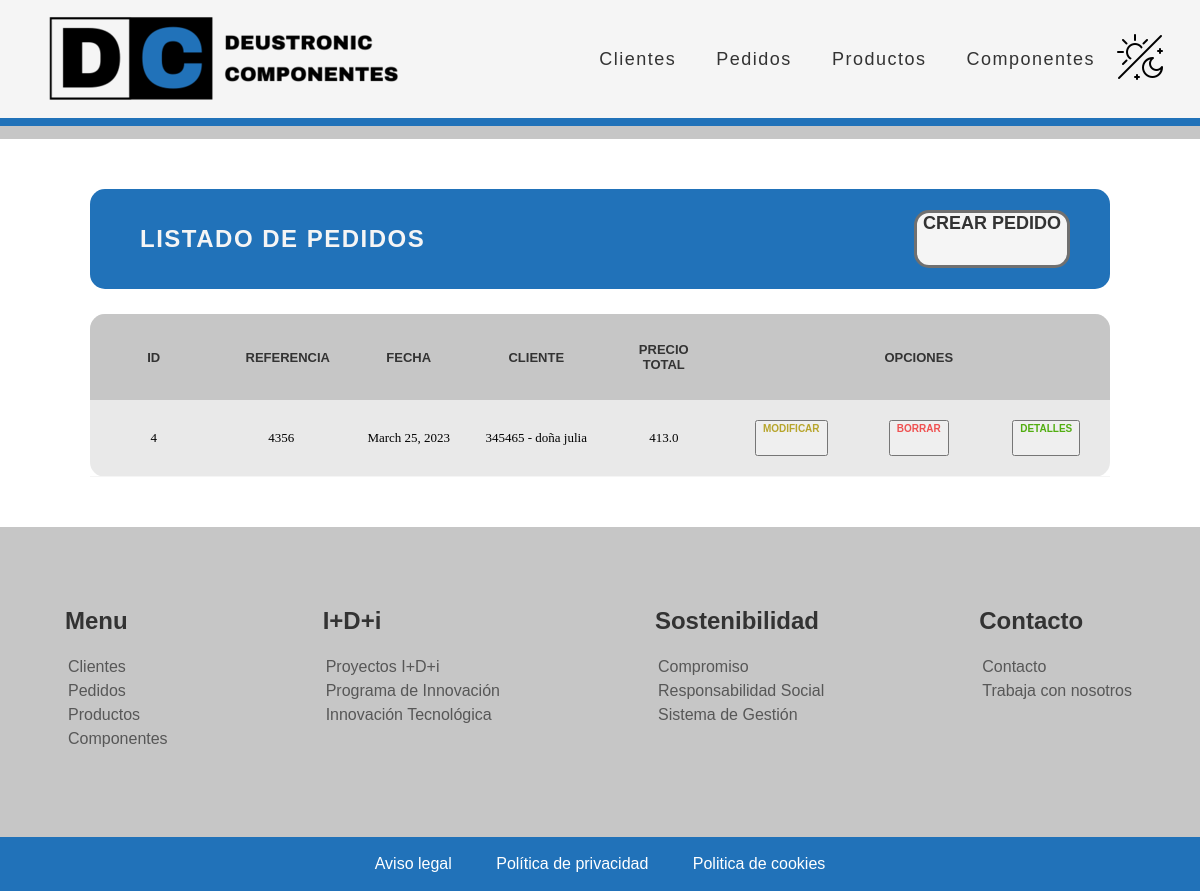
Page /appGestionPedidos/pedido/list on the earlier database version.
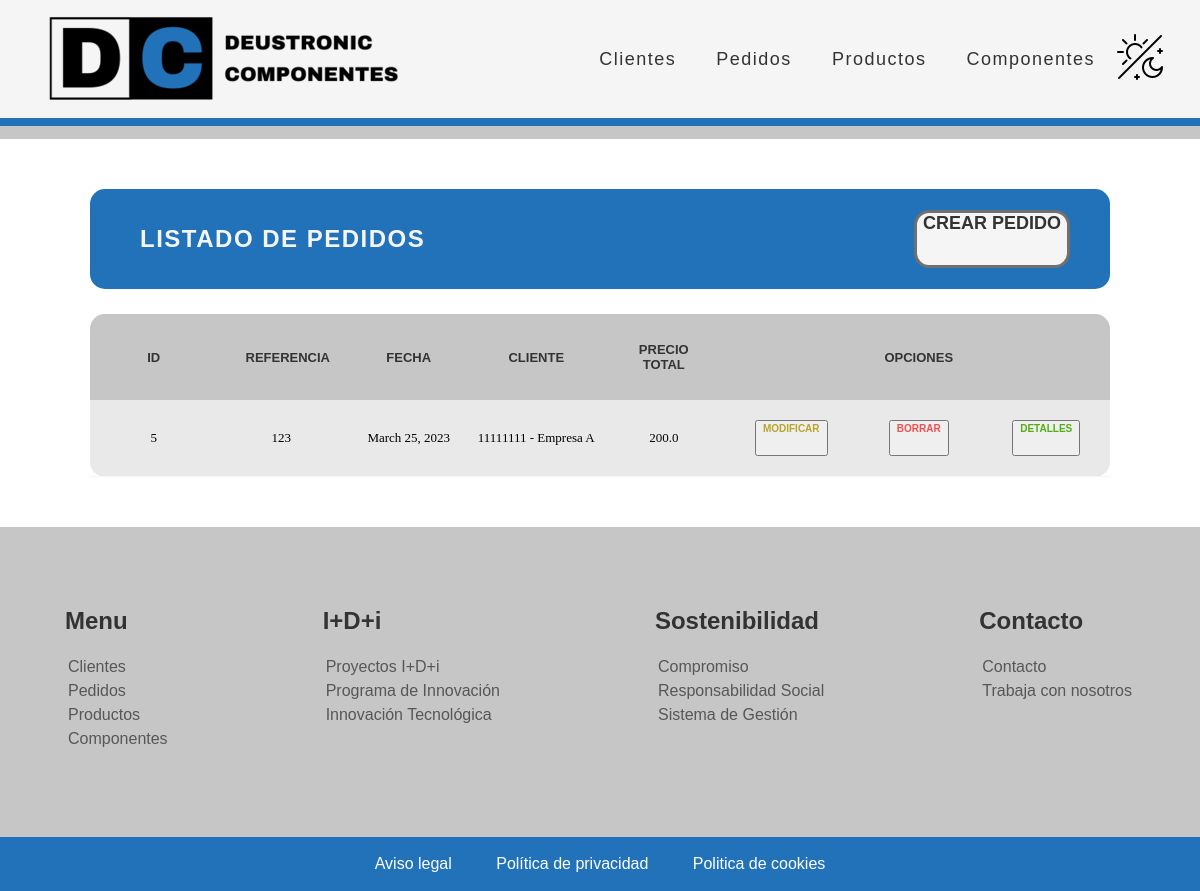
Same page on the later database version.
### appGestionPedidos/models.py (models this page shows, shortened)
class Pedido(models.Model):
    referencia = models.IntegerField(unique=True)
    producto = models.ManyToManyField(Producto, through="ProductoPedido")
    fecha = models.DateField()
    cliente = models.ForeignKey(Cliente, on_delete=models.CASCADE)
    precioTotal = models.FloatField(blank=True, null=True, validators=[MinValueValidator(0.01)])

class Cliente(models.Model):
    CIF = models.CharField(max_length=9, unique=True, validators=[MinLengthValidator(9)])
    nombreEmpresa = models.CharField(max_length=16)
    direccion = models.CharField(max_length=60)
    datosContacto = models.CharField(max_length=60, validators=[MinLengthValidator(9)])
    email = models.EmailField(max_length=254)
    def __str__(self):
       return f"{self.CIF} - {self.nombreEmpresa}"

### appGestionPedidos/views.py (the view)
# urls.py: path('pedido/list', views.PedidoListView.as_view(), name='pedido'),
class PedidoListView(ListView):
    model = Pedido
    paginate_by = 4

### appGestionPedidos/templates/appGestionPedidos/pedido_list.html (shortened to what this page needs)
{% extends "base.html" %}
{% load static %}
{% block contenido %}
<div class="main_container">
    <div class="main_title_container">
        <div class="main_title">
            <h2>LISTADO DE PEDIDOS</h2>
        </div>
        <a href="/appGestionPedidos/pedido/create" alt="crear_pedido">CREAR PEDIDO</a>
    </div>
    <div class="main_table_container">
        {% if pedido_list %}
        <table class="main_table">
            <thead>
                <tr>
                    <th>ID</th>
                    <th>Referencia</th>
                    <th>Fecha</th>
                    <th>Cliente</th>
                    <th>Precio total</th>
                    <th class="main_table_esp_1" colspan="3">Opciones</th>
                </tr>
            </thead>
            {% for pedido in pedido_list %}
            <tbody class="main_table_contenido">
                <tr><a href="/appGestionPedidos/pedido/create"></a>
                    <td>{{ pedido.id }}</td>
                    <td>{{ pedido.referencia }}</td>
                    <td>{{ pedido.fecha }}</td>
                    <td>{{ pedido.cliente }}</td>
                    <td>{{ pedido.precioTotal }}</td>
                    <td class="main_table_esp_modificar">
                        <button><a href="/appGestionPedidos/modificar-pedido/{{ pedido.id }}">MODIFICAR</a></button>
                    </td>
                    <td class="main_table_esp_borrar">
                        <button><a class="btnEliminacion" href="/appGestionPedidos/eliminar-pedido/{{ pedido.id }}">BORRAR</a></button>
                    </td>
                    <td class="main_table_esp_detalles">
                        <button><a href="/appGestionPedidos/detallesPedido/{{ pedido.id }}">DETALLES</a></button>
                    </td>
                </tr>
            </tbody>
            {% endfor %}
        </table>
        {% else %}
        <p>No hay pedidos creados.</p>
        {% endif %}
    </div>
</div>
{% endblock %}

Differences in the rows shown:
removed Pedido: id "4", referencia "4356", fecha "March 25, 2023", cliente "345465 - doña julia", precioTotal "413.0"
added Pedido: id "5", referencia "123", fecha "March 25, 2023", cliente "11111111 - Empresa A", precioTotal "200.0"
